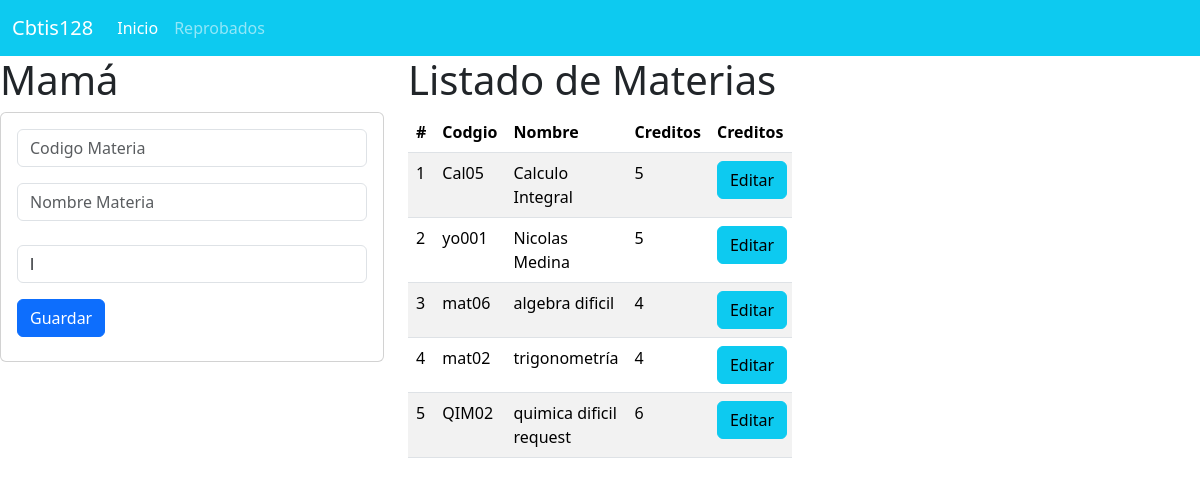
The page / on the database its author committed.
### materia_app/models.py (models this page shows, shortened)
class Materia(models.Model):
    codigo=models.CharField(primary_key=True, max_length=50)
    nombre=models.CharField(max_length=100)
    creditos=models.PositiveSmallIntegerField()

### materia_app/views.py (the view)
# urls.py: path('',views.inicio_vista,name="inicio_vista"),
def inicio_vista(request):
    lasmaterias=Materia.objects.all()
    return render(request,'gestionarMaterias.html',{"mismaterias":lasmaterias})

### materia_app/templates/gestionarMaterias.html (shortened to what this page needs)
{%extends "base.html"%} {% block cuerpo%}
<div class="row">
    <div class="col-sm-12 col-md-4 col-lg-4 col-xl-4">
        <h1>Mamá</h1>
        <div class="card">
            <div class="card-body">
                <form action="/registrarMateria/" method="POST">
                    <div class="form-roup">
                        <input type="text" id="txtcodigo" name="txtcodigo" class="form-control" placeholder="Codigo Materia" minLenght="6" maxLenght="6" required>
                    </div>
                    <div class="form-roup py-3">
                        <input type="text" id="txtnombre" name="txtnombre" class="form-control" placeholder="Nombre Materia" maxLenght="100" required>
                    </div>
                    <div class="form-roup py-2">
                        <input type="text" id="numcreditos" name="numcreditos" class="form-control" value="l" min="1" maX="9" required>
                    </div>
                    <div class="form-roup py-2">
                        <button type="submit" class="btn btn-primary">Guardar</button>
                    </div>
                </form>
            </div>
        </div>
    </div>
    <div class="col-sm-12 col-md-4 col-lg-4 col-xl-4 ">
        <h1>Listado de Materias</h1>
        <div class="table-responsive ">
            <table class="table table-striped ">
                <thead>
                    <tr>
                        <th scope="col ">#</th>
                        <th scope="col ">Codgio</th>
                        <th scope="col ">Nombre</th>
                        <th scope="col ">Creditos</th>
                        <th colspan="2 ">Creditos</th>
                    </tr>
                </thead>
                <tbody>
                    {% for m in mismaterias%}
                    <tr>
                        <td>
                            {{forloop.counter}}
                        </td>
                        <td>{{m.codigo}}</td>
                        <td>{{m.nombre}}</td>
                        <td>{{m.creditos}}</td>
                        <td> <a href="seleccionarMateria/{{m.codigo}}" class="btn btn-info">Editar</a> </td>
                    </tr>
                    {% endfor %}
                </tbody>
            </table>
        </div>
    </div>
</div>
{%endblock%}

### materia_app/templates/base.html (shortened to what this page needs)
<!doctype html>
<html lang="en">
<head>
    <link href="https://cdn.jsdelivr.net/npm/bootstrap@5.3.3/dist/css/bootstrap.min.css" rel="stylesheet">
</head>
<body>
    <nav class="navbar navbar-expand-lg bg-info" data-bs-theme="dark">
        <div class="container-fluid">
          <a class="navbar-brand" href="#">Cbtis128</a>
          <div class="collapse navbar-collapse" id="navbarNav">
            <ul class="navbar-nav">
              <li class="nav-item">
                <a class="nav-link active" aria-current="page" href="#">Inicio</a>
              </li>
              <li class="nav-item">
                <a class="nav-link" href="#">Reprobados</a>
              </li>
            </ul>
          </div>
        </div>
      </nav>
    {% block cuerpo%}
    {%endblock%}
</body>
</html>

### rows shown on the page
Materia: codigo "Cal05", nombre "Calculo Integral", creditos "5"
Materia: codigo "yo001", nombre "Nicolas Medina", creditos "5"
Materia: codigo "mat06", nombre "algebra dificil", creditos "4"
Materia: codigo "mat02", nombre "trigonometría", creditos "4"
Materia: codigo "QIM02", nombre "quimica dificil request", creditos "6"
